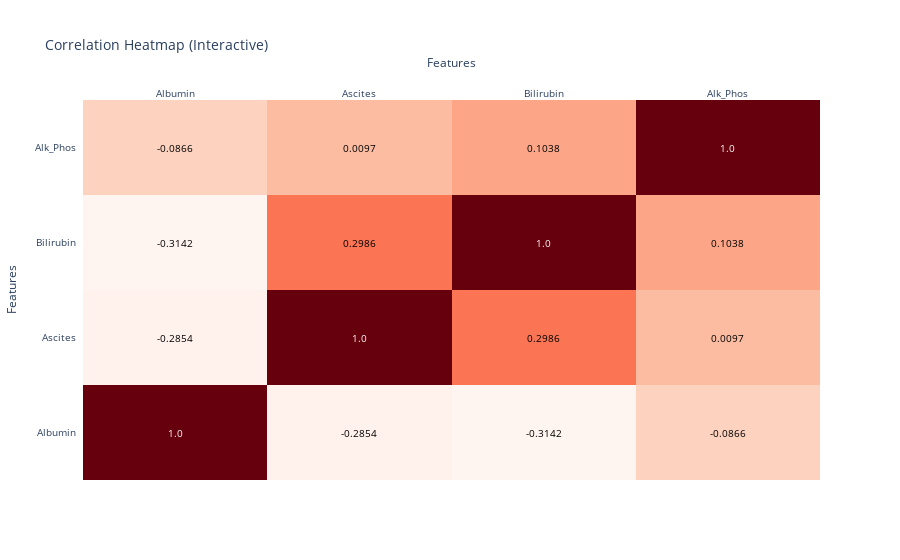

Here is the notebook cell this chart was saved with:
### Code cell
continuous_cols=['Albumin', 'Ascites', 'Bilirubin', 'Alk_Phos']
correlation_matrix = df_copy_cancer[continuous_cols].corr().round(4).values #round() can let decrease the number of decimal places 
fig_heatmap = ff.create_annotated_heatmap(
    z=correlation_matrix,
    x=continuous_cols,
    y=continuous_cols,
    colorscale='Reds' # you can use "Plasma", "Viridis", "Reds", "Blues", "RdBu", "Portland", "Spectral"
)
fig_heatmap.update_layout(
    font=dict(size=10),
    title="Correlation Heatmap (Interactive)",
    xaxis_title="Features",
    yaxis_title="Features"
)
fig_heatmap.show()

### Figure 1 — Plotly figure (JSON) as saved in the notebook; plotly's stock layout.template omitted (floating-point values rounded to 4 significant figures)
{"data": [{"colorscale": [[0, "rgb(255,245,240)"], [0.125, "rgb(254,224,210)"], [0.25, "rgb(252,187,161)"], [0.375, "rgb(252,146,114)"], [0.5, "rgb(251,106,74)"], [0.625, "rgb(239,59,44)"], [0.75, "rgb(203,24,29)"], [0.875, "rgb(165,15,21)"], [1, "rgb(103,0,13)"]], "reversescale": false, "showscale": false, "type": "heatmap", "x": ["Albumin", "Ascites", "Bilirubin", "Alk_Phos"], "y": ["Albumin", "Ascites", "Bilirubin", "Alk_Phos"], "z": [[1, -0.2854, -0.3142, -0.0866], [-0.2854, 1, 0.2986, 0.0097], [-0.3142, 0.2986, 1, 0.1038], [-0.0866, 0.0097, 0.1038, 1]]}], "layout": {"annotations": [{"font": {"color": "#FFFFFF"}, "showarrow": false, "text": "1.0", "x": "Albumin", "xref": "x", "y": "Albumin", "yref": "y"}, {"font": {"color": "#000000"}, "showarrow": false, "text": "-0.2854", "x": "Ascites", "xref": "x", "y": "Albumin", "yref": "y"}, {"font": {"color": "#000000"}, "showarrow": false, "text": "-0.3142", "x": "Bilirubin", "xref": "x", "y": "Albumin", "yref": "y"}, {"font": {"color": "#000000"}, "showarrow": false, "text": "-0.0866", "x": "Alk_Phos", "xref": "x", "y": "Albumin", "yref": "y"}, {"font": {"color": "#000000"}, "showarrow": false, "text": "-0.2854", "x": "Albumin", "xref": "x", "y": "Ascites", "yref": "y"}, {"font": {"color": "#FFFFFF"}, "showarrow": false, "text": "1.0", "x": "Ascites", "xref": "x", "y": "Ascites", "yref": "y"}, {"font": {"color": "#000000"}, "showarrow": false, "text": "0.2986", "x": "Bilirubin", "xref": "x", "y": "Ascites", "yref": "y"}, {"font": {"color": "#000000"}, "showarrow": false, "text": "0.0097", "x": "Alk_Phos", "xref": "x", "y": "Ascites", "yref": "y"}, {"font": {"color": "#000000"}, "showarrow": false, "text": "-0.3142", "x": "Albumin", "xref": "x", "y": "Bilirubin", "yref": "y"}, {"font": {"color": "#000000"}, "showarrow": false, "text": "0.2986", "x": "Ascites", "xref": "x", "y": "Bilirubin", "yref": "y"}, {"font": {"color": "#FFFFFF"}, "showarrow": false, "text": "1.0", "x": "Bilirubin", "xref": "x", "y": "Bilirubin", "yref": "y"}, {"font": {"color": "#000000"}, "showarrow": false, "text": "0.1038", "x": "Alk_Phos", "xref": "x", "y": "Bilirubin", "yref": "y"}, {"font": {"color": "#000000"}, "showarrow": false, "text": "-0.0866", "x": "Albumin", "xref": "x", "y": "Alk_Phos", "yref": "y"}, {"font": {"color": "#000000"}, "showarrow": false, "text": "0.0097", "x": "Ascites", "xref": "x", "y": "Alk_Phos", "yref": "y"}, {"font": {"color": "#000000"}, "showarrow": false, "text": "0.1038", "x": "Bilirubin", "xref": "x", "y": "Alk_Phos", "yref": "y"}, {"font": {"color": "#FFFFFF"}, "showarrow": false, "text": "1.0", "x": "Alk_Phos", "xref": "x", "y": "Alk_Phos", "yref": "y"}], "font": {"size": 10}, "title": {"text": "Correlation Heatmap (Interactive)"}, "xaxis": {"dtick": 1, "gridcolor": "rgb(0, 0, 0)", "side": "top", "ticks": "", "title": {"text": "Features"}}, "yaxis": {"dtick": 1, "ticks": "", "ticksuffix": "  ", "title": {"text": "Features"}}}}
